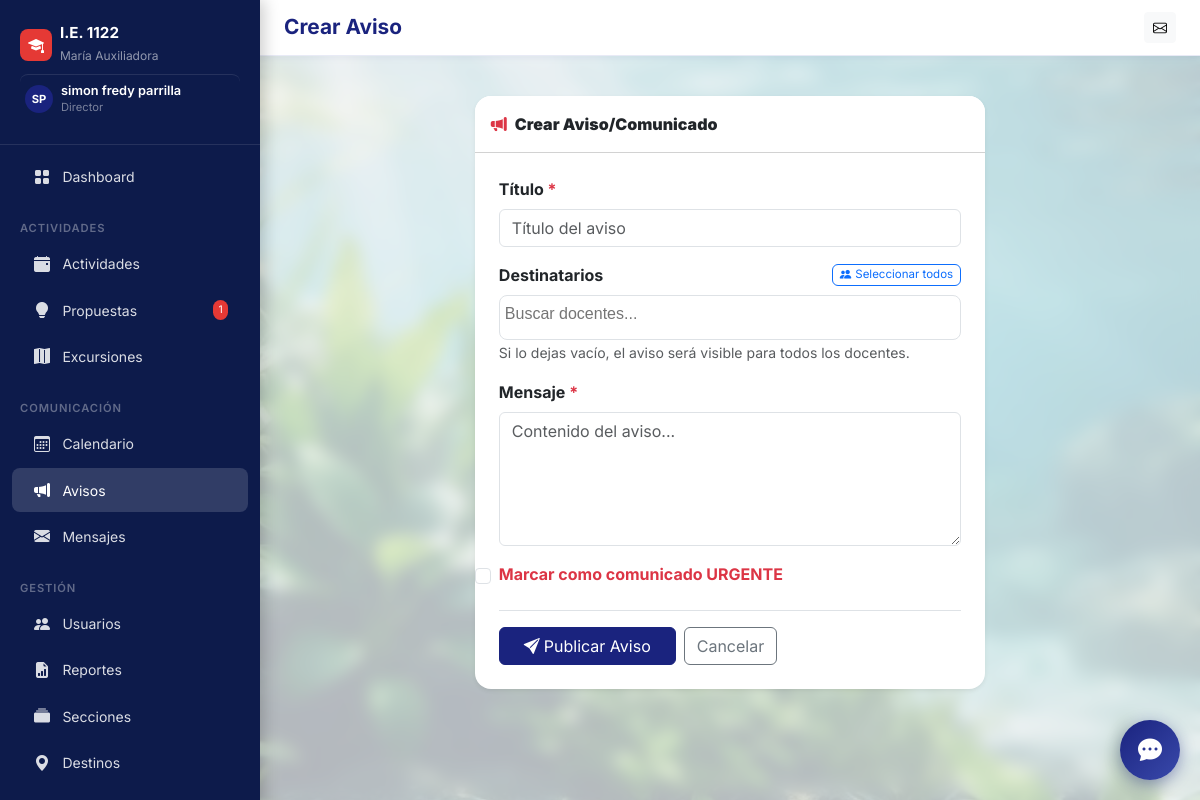
Page /avisos/nuevo/ (signed in) on the committed database.
### core/models.py (models this page shows, shortened)
class User(AbstractUser):
    ROLE_CHOICES = [
        ('director', 'Director'),
        ('docente', 'Docente'),
    ]
    role = models.CharField(max_length=20, choices=ROLE_CHOICES, default='docente', verbose_name='Rol')
    email = models.EmailField(unique=True, verbose_name='Correo electrónico')
    telefono = models.CharField(max_length=15, blank=True, verbose_name='Teléfono')
    fecha_nacimiento = models.DateField(null=True, blank=True, verbose_name='Fecha de nacimiento')
    foto_perfil = models.ImageField(upload_to='perfiles/', blank=True, null=True, verbose_name='Foto de perfil')
    seccion_asignada = models.CharField(max_length=50, blank=True, verbose_name='Sección / Grado asignado', help_text='Ej: 3B, 5A, ED.FISICA')
    class Meta:
        verbose_name = 'Usuario'
        verbose_name_plural = 'Usuarios'
    def __str__(self):
        return f"{self.get_full_name() or self.username} ({self.get_role_display()})"
    @property
    def is_director(self):
        return self.role == 'director'

### core/views.py (the view, shortened to what this page needs)
# urls.py: path('avisos/nuevo/', views.aviso_crear, name='aviso_crear'),
@director_required
def aviso_crear(request):
    form = AvisoForm(request.POST or None)
    return render(request, 'avisos/form.html', {'form': form})

### core/forms.py
class AvisoForm(forms.ModelForm):
    class Meta:
        model = Aviso
        fields = ['titulo', 'mensaje', 'destinatarios', 'es_urgente']
        widgets = {
            'titulo': forms.TextInput(attrs={'class': 'form-control', 'placeholder': 'Título del aviso'}),
            'mensaje': forms.Textarea(attrs={'class': 'form-control', 'rows': 5, 'placeholder': 'Contenido del aviso...'}),
            'destinatarios': forms.SelectMultiple(attrs={'class': 'form-select select2-multiple'}),
            'es_urgente': forms.CheckboxInput(attrs={'class': 'form-check-input'}),
        }
        labels = {
            'titulo': 'Título',
            'mensaje': 'Mensaje',
            'destinatarios': 'Destinatarios (vacío = todos)',
            'es_urgente': '¿Es urgente?',
        }
    def __init__(self, *args, **kwargs):
        super().__init__(*args, **kwargs)
        self.fields['destinatarios'].queryset = User.objects.filter(is_active=True).exclude(role='director')
        self.fields['destinatarios'].required = False

### core/context_processors.py (called while the page is built)
def global_context(request):
    if request.user.is_authenticated:
        mensajes_no_leidos = Mensaje.objects.filter(
            para_usuario=request.user, leido=False
        ).count()
        pendientes_count = 0
        if request.user.is_director:
            pendientes_count = PropuestaActividad.objects.filter(estado='pendiente').count()
        return {
            'mensajes_no_leidos': mensajes_no_leidos,
            'pendientes_count': pendientes_count,
        }
    return {}

### core/views.py (called while the page is built)
def director_required(view_func):
    @functools.wraps(view_func)
    @login_required
    def wrapper(request, *args, **kwargs):
        if not request.user.is_director:
            messages.error(request, 'Acceso restringido: solo el director puede realizar esta acción.')
            return redirect('dashboard')
        return view_func(request, *args, **kwargs)
    return wrapper

### templates/avisos/form.html (shortened to what this page needs)
{% extends 'base.html' %}
{% block extra_css %}
<link href="https://cdn.jsdelivr.net/npm/select2@4.1.0-rc.0/dist/css/select2.min.css" rel="stylesheet" />
{% endblock %}
{% block page_title %}Crear Aviso{% endblock %}
{% block content %}
<div class="row justify-content-center">
  <div class="col-lg-7">
    <div class="card shadow-sm">
      <div class="card-header bg-white py-3">
        <i class="bi bi-megaphone-fill text-danger me-2"></i><b>Crear Aviso/Comunicado</b>
      </div>
      <div class="card-body p-4">
        <form method="post" id="avisoForm">
          <div class="mb-3">
            <label class="form-label fw-bold">Título <span class="text-danger">*</span></label>
            {{ form.titulo }}
          </div>
          <div class="mb-3">
            <div class="d-flex justify-content-between align-items-center mb-2">
              <label class="form-label fw-bold mb-0">Destinatarios</label>
              <button type="button" class="btn btn-xs btn-outline-primary" id="selectAllBtn"
                style="font-size: 0.72rem; padding: 1px 7px;">
                <i class="bi bi-people-fill me-1"></i>Seleccionar todos
              </button>
            </div>
            <small class="text-muted">Si lo dejas vacío, el aviso será visible para todos los docentes.</small>
          </div>
          <div class="mb-3">
            <label class="form-label fw-bold">Mensaje <span class="text-danger">*</span></label>
            {{ form.mensaje }}
          </div>
          <div class="mb-4 form-check p-0 d-flex align-items-center gap-2">
            {{ form.es_urgente }}
            <label class="form-check-label fw-bold text-danger">Marcar como comunicado URGENTE</label>
          </div>
          <div class="d-flex gap-2 border-top pt-3">
            <button type="submit" class="btn btn-primary px-4">
              <i class="bi bi-send-fill me-1"></i>Publicar Aviso
            </button>
            <a href="{% url 'avisos_lista' %}" class="btn btn-outline-secondary">Cancelar</a>
          </div>
        </form>
      </div>
    </div>
  </div>
</div>
{% endblock %}

### templates/base.html (shortened to what this page needs)
<!DOCTYPE html>
<html lang="es">
<head>
  <link href="https://cdn.jsdelivr.net/npm/bootstrap@5.3.3/dist/css/bootstrap.min.css" rel="stylesheet">
  <link href="https://cdn.jsdelivr.net/npm/bootstrap-icons@1.11.3/font/bootstrap-icons.css" rel="stylesheet">
  {% block extra_css %}{% endblock %}
</head>
<body>
  <nav id="sidebar">
    <div class="sidebar-brand">
      <div class="d-flex align-items-center gap-2 mb-1">
        <div
          style="background:#e53935;width:32px;height:32px;border-radius:8px;display:flex;align-items:center;justify-content:center;">
          <i class="bi bi-mortarboard-fill text-white"></i>
        </div>
        <div>
          <h6>I.E. 1122</h6>
          <small>María Auxiliadora</small>
        </div>
      </div>
      {% if user.is_authenticated %}
      <a href="{% url 'perfil' %}" class="text-decoration-none d-flex align-items-center gap-2 mt-2 pt-2 profile-link"
        style="border-top:1px solid rgba(255,255,255,0.1)">
        {% if user.foto_perfil %}
        <img src="{{ user.foto_perfil.url }}" class="rounded-circle" width="28" height="28" style="object-fit:cover;">
        {% else %}
        <div class="avatar-placeholder" style="width:28px;height:28px;font-size:.7rem;">
          {{ user.first_name|first|upper }}{{ user.last_name|first|upper }}
        </div>
        {% endif %}
        <div>
          <div style="color:#fff;font-size:.8rem;font-weight:600;line-height:1.2;">
            {{ user.get_full_name|default:user.username }}
          </div>
          <div style="color:rgba(255,255,255,.45);font-size:.7rem;">
            {{ user.get_role_display }}
          </div>
        </div>
      </a>
      {% endif %}
    </div>
    <ul class="nav flex-column py-2">
      <li><a class="nav-link {% if request.resolver_match.url_name == 'dashboard' %}active{% endif %}"
          href="{% url 'dashboard' %}">
          <i class="bi bi-grid-fill"></i> Dashboard
        </a></li>
      <div class="nav-section">Actividades</div>
      <li><a class="nav-link {% if 'actividades' in request.path %}active{% endif %}"
          href="{% url 'actividades_lista' %}">
          <i class="bi bi-calendar-event-fill"></i> Actividades
        </a></li>
      <li><a class="nav-link {% if 'propuestas' in request.path %}active{% endif %}"
          href="{% url 'propuestas_lista' %}">
          <i class="bi bi-lightbulb-fill"></i> Propuestas
          {% if user.is_director %}
          {% with cnt=pendientes_count %}{% if cnt %}<span class="badge-count">{{ cnt }}</span>{% endif %}{% endwith %}
          {% endif %}
        </a></li>
      <li><a class="nav-link {% if 'excursiones' in request.path %}active{% endif %}"
          href="{% url 'excursiones_lista' %}">
          <i class="bi bi-map-fill"></i> Excursiones
        </a></li>
      <div class="nav-section">Comunicación</div>
      <li><a class="nav-link {% if 'calendario' in request.path %}active{% endif %}"
          href="{% url 'calendario_actividades' %}">
          <i class="bi bi-calendar3"></i> Calendario
        </a></li>
      <li><a class="nav-link {% if 'avisos' in request.path %}active{% endif %}" href="{% url 'avisos_lista' %}">
          <i class="bi bi-megaphone-fill"></i> Avisos
        </a></li>
      <li><a class="nav-link {% if 'mensajes' in request.path %}active{% endif %}" href="{% url 'mensajes_bandeja' %}">
          <i class="bi bi-envelope-fill"></i> Mensajes
        </a></li>
      {% if user.is_director %}
      <div class="nav-section">Gestión</div>
      <li><a class="nav-link {% if 'usuarios' in request.path %}active{% endif %}" href="{% url 'usuarios_lista' %}">
          <i class="bi bi-people-fill"></i> Usuarios
        </a></li>
      <li><a class="nav-link {% if 'reportes' in request.path %}active{% endif %}" href="{% url 'reportes_panel' %}">
          <i class="bi bi-file-earmark-bar-graph-fill"></i> Reportes
        </a></li>
      <li><a class="nav-link {% if 'secciones' in request.path %}active{% endif %}" href="{% url 'secciones_lista' %}">
          <i class="bi bi-collection-fill"></i> Secciones
        </a></li>
      <li><a class="nav-link {% if 'destinos' in request.path %}active{% endif %}" href="{% url 'destinos_lista' %}">
          <i class="bi bi-geo-alt-fill"></i> Destinos
        </a></li>
      <li><a class="nav-link" href="/admin/" target="_blank">
        </a></li>
      {% endif %}
    </ul>
  </nav>
  <div id="main-content">
    <div class="topbar d-flex align-items-center justify-content-between">
      <div class="d-flex align-items-center gap-3">
        <h1 class="page-title">{% block page_title %}{% endblock %}</h1>
      </div>
      <div class="d-flex align-items-center gap-2">
        <a href="{% url 'mensajes_bandeja' %}" class="btn btn-sm btn-light position-relative">
          <i class="bi bi-envelope"></i>
        </a>
      </div>
    </div>
    <div class="px-4 pt-3">
    </div>
    <main class="p-4">
      {% block content %}{% endblock %}
    </main>
  </div>
  <div id="chatbot-widget">
    <button id="chat-toggle" onclick="toggleChat()">
      <i class="bi bi-chat-dots-fill"></i>
    </button>
  </div>
</body>
</html>

### templates/base.html (style rules this page uses)
:root { --primary: #1a237e; --primary-light: #283593; --accent: #e53935; --sidebar-bg: #0d1b4b; --sidebar-text: rgba(255, 255, 255, 0.85); --sidebar-active: rgba(255, 255, 255, 0.15); --body-bg: #f0f2f8; --card-shadow: 0 2px 16px rgba(26, 35, 126, 0.10); }
body { font-family: 'Inter', sans-serif; background: url('/static/img/fondo_agua_plantas.png') no-repeat center center fixed; background-size: cover; min-height: 100vh; animation: dynamicBG 40s linear infinite alternate; }
#sidebar { backdrop-filter: blur(5px); box-shadow: 4px 0 15px rgba(0, 0, 0, 0.2); }
#sidebar { width: 260px; min-height: 100vh; background: var(--sidebar-bg); position: fixed; top: 0; left: 0; z-index: 1000; transition: all .3s ease; overflow-y: auto; }
#sidebar .sidebar-brand { padding: 1.5rem 1.25rem; border-bottom: 1px solid rgba(255, 255, 255, 0.1); }
#sidebar .sidebar-brand h6 { color: #fff; font-weight: 700; margin: 0; font-size: .95rem; }
#sidebar .sidebar-brand small { color: rgba(255, 255, 255, 0.55); font-size: .75rem; }
#sidebar .nav-link { color: var(--sidebar-text); padding: .6rem 1.25rem; border-radius: .5rem; margin: .1rem .75rem; display: flex; align-items: center; gap: .65rem; font-size: .875rem; transition: all .2s; }
#sidebar .nav-link:hover, #sidebar .nav-link.active { background: var(--sidebar-active); color: #fff; }
#sidebar .nav-link i { width: 20px; text-align: center; font-size: 1rem; }
#sidebar .nav-section { color: rgba(255, 255, 255, 0.35); font-size: .7rem; font-weight: 600; text-transform: uppercase; letter-spacing: .08em; padding: .75rem 1.25rem .25rem; margin-top: .5rem; }
#sidebar .badge-count { background: var(--accent); color: #fff; font-size: .65rem; padding: .2em .5em; border-radius: 10px; margin-left: auto; }
#main-content { margin-left: 260px; min-height: 100vh; transition: margin .3s; background: rgba(240, 242, 248, 0.75); backdrop-filter: blur(8px); position: relative; }
.topbar { background: #fff; border-bottom: 1px solid #e8eaf6; padding: .75rem 1.5rem; position: sticky; top: 0; z-index: 900; box-shadow: 0 1px 8px rgba(26, 35, 126, 0.07); }
.page-title { font-size: 1.3rem; font-weight: 700; color: var(--primary); margin: 0; }
.card { border: none; border-radius: 1rem; box-shadow: var(--card-shadow); }
.card-header { border-radius: 1rem 1rem 0 0 !important; font-weight: 600; }
.btn-primary { background: var(--primary); border-color: var(--primary); }
.avatar-placeholder { width: 36px; height: 36px; border-radius: 50%; background: var(--primary); color: #fff; display: inline-flex; align-items: center; justify-content: center; font-weight: 700; font-size: .85rem; }
.profile-link { transition: background 0.2s ease; border-radius: 8px; padding: 5px; }
#chatbot-widget { position: fixed; bottom: 20px; right: 20px; z-index: 9999; font-family: inherit; }
#chat-toggle { width: 60px; height: 60px; border-radius: 50%; background: linear-gradient(135deg, #1a237e 0%, #3949ab 100%); color: white; border: none; box-shadow: 0 4px 15px rgba(26, 35, 126, 0.4); cursor: pointer; display: flex; align-items: center; justify-content: center; transition: transform 0.3s cubic-bezier(0.175, 0.885, 0.32, 1.275); }
#chat-toggle .bi { font-size: 1.5rem; }

### rows in the picture
User: first_name|first "S", last_name|first "P", get_full_name "simon fredy parrilla", role "Director"

### other values in the picture
{{ cnt }} "1"
